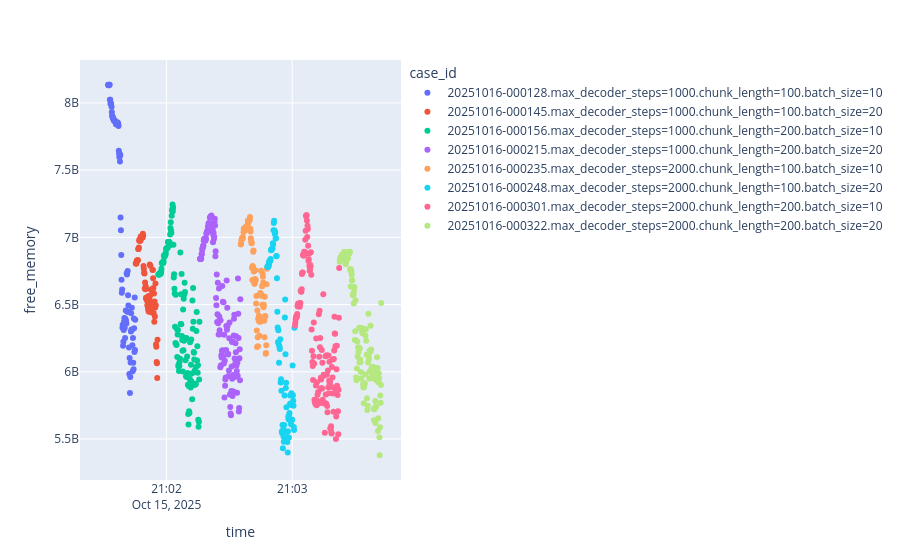

Write notebook code for a chart like this one.
### Code cell
px.scatter(df_mem, x = "time", y = "free_memory", color = 'case_id')
